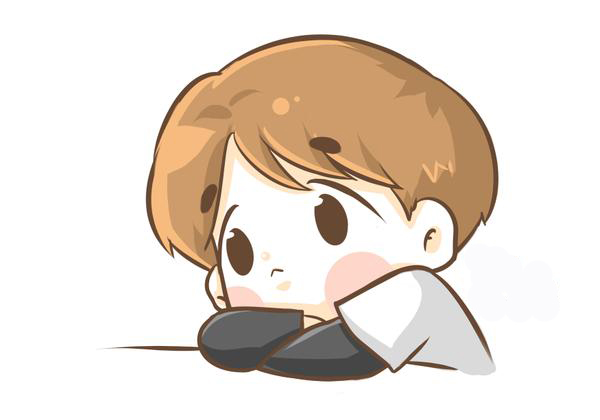
#> input picture photo.jpg, 600 x 420 px
$ python histogram.py
#> lines starting #> are read from the running program, lines starting #| are printed output that depends on the picture
import cv2
import numpy as np
from matplotlib import pyplot as plt
#import library numpy dan cv2/opencv
#Matplotlib hadir dengan fungsi merencanakan histogram: matplotlib.pyplot.hist (). Ini langsung menemukan histogram dan plot itu. Anda tidak perlu menggunakan fungsi calcHist () atau np.histogram () untuk menemukan histogram.

# loading image
#img = cv2.imread('photo.jpg')
img = cv2.imread('photo.jpg')
#> img is the input picture: shape (420, 600, 3); mean B, G, R 211.3, 221.3, 231.9
# converting to gray scale
gray_img = cv2.cvtColor(img,cv2.COLOR_BGR2GRAY)
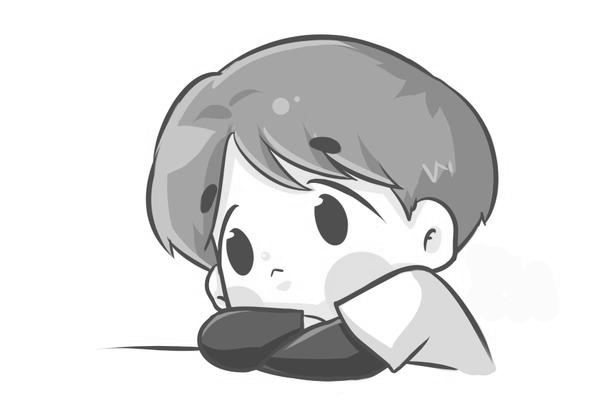
#> gray_img: shape (420, 600); min 46, max 255, mean 223.3
#rumus equalization
equ = cv2.equalizeHist(gray_img)
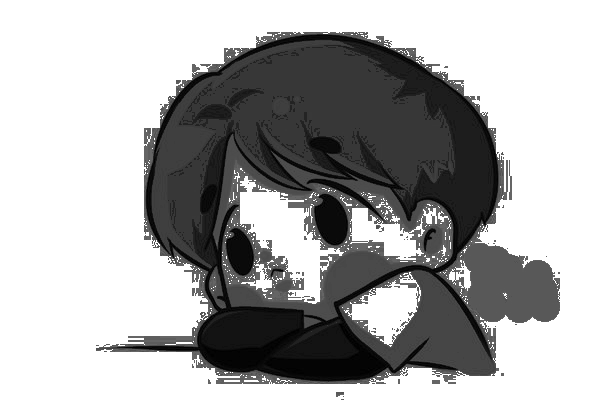
#> equ: shape (420, 600); min 0, max 255, mean 175.4

cv2.imshow('Gambar Asli',gray_img)
cv2.imshow('Histogram Equalization', equ)

#menampilkan gambar Histogram Equalization
plt.figure('Histogram Awal')
plt.hist(gray_img.ravel(),300,[0,256]),plt.title('Histogram awal')
plt.figure('Histogram Equalization')
plt.hist(equ.ravel(),256,[0,256]),plt.title('Histogram hasil equalization')
plt.show()
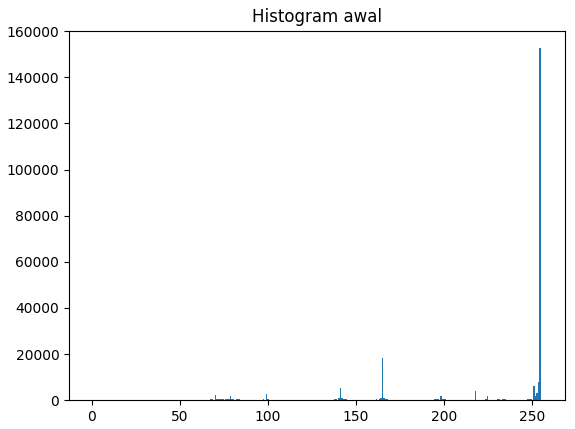
#> figure drawn by matplotlib, 1 panel; tallest bar 152638 high, from x = 254.3 to 255.1
#> figure, not shown here; tallest bar 152638 high, from x = 255 to 256

while True:
     k = cv2.waitKey(0) & 0xFF
#> (key Esc is pressed here)
     if k == 27 : break           # ESC key to exit
cv2.destroyAllWindows()
